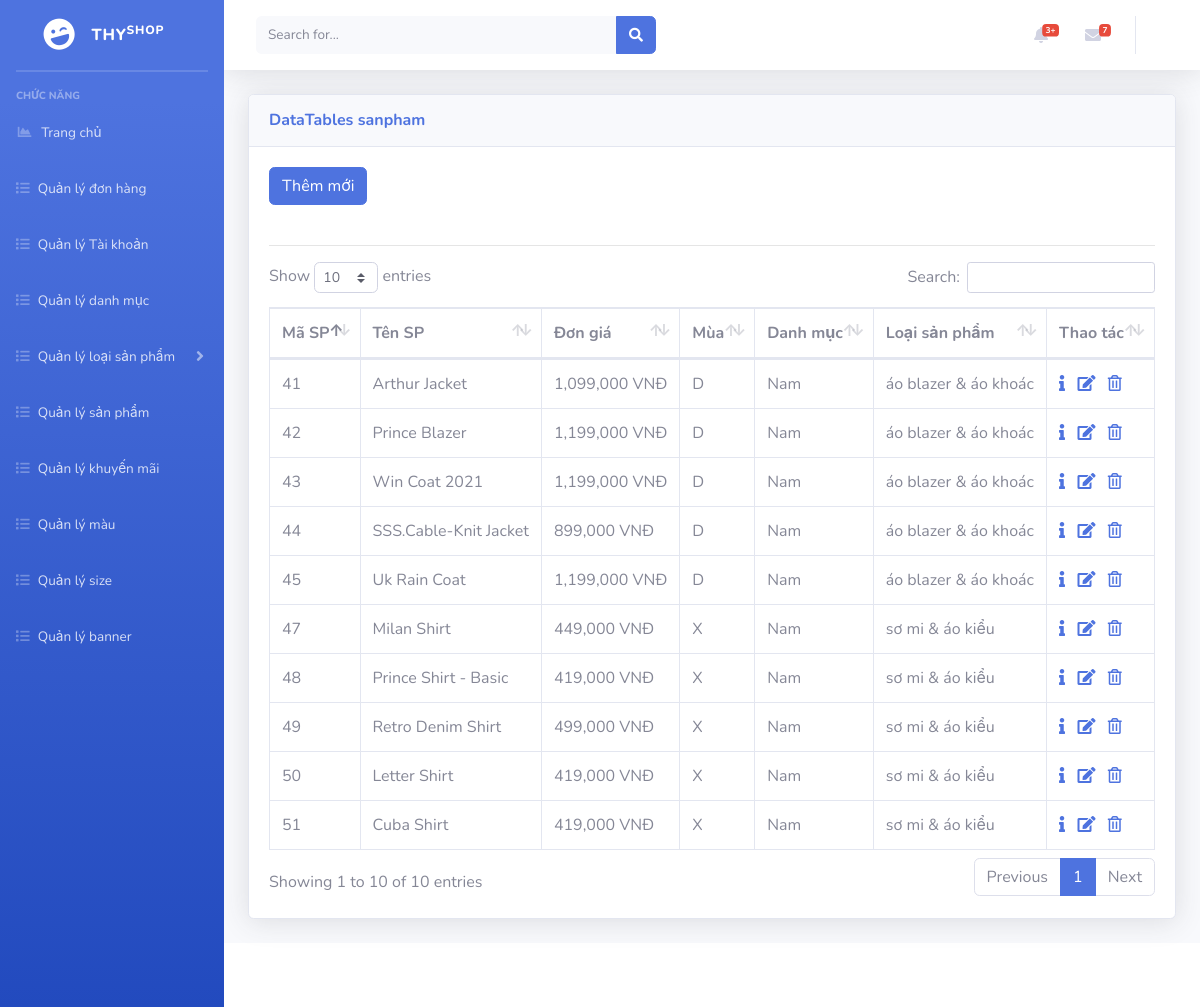
Screenshot of /admin/index.php?mod=sanpham (signed in) with the database file from the repository.
### tables this page shows
CREATE TABLE `sanpham` (
  `idSP` int(11) NOT NULL,
  `tenSP` varchar(100) NOT NULL,
  `donGia` decimal(10,0) NOT NULL,
  `mua` char(1) NOT NULL,
  `moTa` text NOT NULL,
  `trangThai` char(1) NOT NULL,
  `idLSP` int(11) NOT NULL
);

CREATE TABLE `loaisanpham` (
  `idLSP` int(11) NOT NULL,
  `tenLSP` varchar(200) NOT NULL,
  `trangThai` char(1) NOT NULL,
  `idDM` int(11) NOT NULL
);

CREATE TABLE `danhmuc` (
  `idDM` int(11) NOT NULL,
  `tenDM` varchar(200) NOT NULL,
  `trangThai` varchar(200) NOT NULL
);

### admin/models/connection.php (called while the page is built, shortened)
<?php
    class Connection{
        function __construct()
        {
            $server_name ="localhost";
            $username ="root";
            $password ="";
            $db_name ="shopthy";
            $this->conn = new mysqli($server_name,$username,$password,$db_name);
        }
    }
?>

### admin/models/model.php (called while the page is built, shortened)
<?php
 require_once('./models/connection.php');
class Model
{
    function __construct()
    {
        $conn_obj = new Connection();
        $this->conn = $conn_obj->conn;
    }
}
?>

### admin/controller/sanPhamController.php (called while the page is built, shortened)
<?php
require_once('./models/sanPhamModel.php');
class sanPhamController
{
    var $sp_model;
    public function __construct()
    {
        $this->sp_model = new sanPhamModel();
    }
    public function getAllSanPham()
    {
        $data = $this->sp_model->getAllSanPham();
        return $data;
    }
}

### admin/models/sanPhamModel.php (called while the page is built, shortened)
<?php
require_once('./models/model.php');
class sanPhamModel extends Model
{
    public function getAllSanPham()
    {
        $sql = "select * from sanpham where trangThai = 1";
        $rs = $this->conn->query($sql);
        $data = array();
        if ($rs->num_rows > 0) {
            while ($row = $rs->fetch_assoc()) {
                $data[] = $row;
            }
        }
        return $data;
    }
}

### admin/controller/loaiSanPhamController.php (called while the page is built, shortened)
<?php
    require_once('./models/loaiSanPhamModel.php');
    class loaiSanPhamController{
        var $lsp_model;
        public function __construct()
        {
            $this->lsp_model = new loaiSanPhamModel();
        }
        public function getTenLoaiSanPham($id){
            return $this->lsp_model->getTenLoaiSanPham($id);
        }
        public function getIdDanhmuc($id)
        {
            return $this->lsp_model->getIdDanhMuc($id);
        }
    }

### admin/models/loaiSanPhamModel.php (called while the page is built, shortened)
<?php
require_once("./models/model.php");
class loaiSanPhamModel extends Model
{
    public function getTenLoaiSanPham($id)
    {
        $query = "select tenLSP from loaisanpham where idLSP ='$id' ";
        $rs = $this->conn->query($query)->fetch_assoc();
        return $rs['tenLSP'];
    }
    public function getIdDanhMuc($id)
    {
        $query = "select idDM from loaisanpham where idLSP ='$id' ";
        $rs = $this->conn->query($query)->fetch_assoc();
        return $rs['idDM'];
    }
}

### admin/controller/danhMucController.php (called while the page is built, shortened)
<?php
require_once('./models/danhmucModel.php');
class danhMucController
{
    var $dm_model;
    public function __construct()
    {
        $this->dm_model = new DanhMucModel();
    }
    public function getTenDM($idDM)
    {
        $tenDM = $this->dm_model->getTenDM($idDM);
        return $tenDM;
    }
}

### admin/models/danhmucModel.php (called while the page is built, shortened)
<?php
require_once('./models/model.php');
class DanhMucModel extends Model
{
    public function getTenDM($idDM)
    {
        if ($idDM != null) {
            $sql = "select tenDM from danhmuc where idDM = '$idDM'";
            $rs = $this->conn->query($sql)->fetch_assoc();
            return $rs['tenDM'];
        }
    }
}

### admin/views/sanpham/sanphamView.php (the view, shortened to what this page needs)
<?php
    require_once('controller/sanPhamController.php');
    require_once('controller/loaiSanPhamController.php');
    require_once('controller/danhMucController.php');
    $sp_controller = new sanPhamController();
    $lsp_controller = new loaiSanPhamController();
    $dm_controller = new danhMucController();
    $data = $sp_controller->getAllSanPham();
?>
<a href="?mod=sanpham&act=add" type="button" class="btn btn-primary">Thêm mới</a>
<br>
<br>
<hr>
<?php
    if($data == null){ ?>
        <p>Không có sản phẩm nào</p>
<?php
    }
    else{
?>
<table class="table table-bordered" id="dataTable" width="100%" cellspacing="0">
    <thead>
        <tr>
        <th scope="col">Mã SP</th>
        <th scope="col">Tên SP</th>
        <th scope="col">Đơn giá</th>
        <th scope="col">Mùa</th>
        <th scope="col">Danh mục</th>
        <th scope="col">Loại sản phẩm</th>
        <th scope="col">Thao tác</th>
        </tr>
    </thead>
    <tbody>
        <?php foreach ($data as $row) { ?>
        <tr>
            <td><?= $row['idSP'] ?></td>
            <td><?= $row['tenSP'] ?></td>
            <td><?= number_format($row['donGia'], 0) ." VNĐ";  ?></td>
            <td><?= $row['mua'] ?></td>
            <td><?= $dm_controller->getTenDM($lsp_controller->getIdDanhmuc((int)$row['idLSP'])) ?></td>
            <td><?= $lsp_controller->getTenLoaiSanPham((int)$row['idLSP']) ?></td>
            <td>
                <a href="?mod=sanpham&act=detail&id=<?= $row['idSP'] ?>"><i class="fas fa-info"></i></a> &nbsp;
                <a href="?mod=sanpham&act=edit&id=<?= $row['idSP'] ?>"><i class="fas fa-edit"></i></a> &nbsp;
                <a href="?mod=sanpham&act=delete&id=<?= $row['idSP'] ?>" onclick="return confirm('Bạn có thật sự muốn xóa ?');">
                    <i class="far fa-trash-alt"></i>
                </a>
            </td>
        </tr>
        <?php } ?>
</table>
<?php
    }
?>

### rows the page displays
sanpham: idSP "41", tenSP "Arthur Jacket", donGia "1,099,000", mua "D", idLSP.tenDM "Nam", idLSP.tenLSP "áo blazer & áo khoác"
sanpham: idSP "42", tenSP "Prince Blazer", donGia "1,199,000", mua "D", idLSP.tenDM "Nam", idLSP.tenLSP "áo blazer & áo khoác"
sanpham: idSP "43", tenSP "Win Coat 2021", donGia "1,199,000", mua "D", idLSP.tenDM "Nam", idLSP.tenLSP "áo blazer & áo khoác"
sanpham: idSP "44", tenSP "SSS.Cable-Knit Jacket", donGia "899,000", mua "D", idLSP.tenDM "Nam", idLSP.tenLSP "áo blazer & áo khoác"
sanpham: idSP "45", tenSP "Uk Rain Coat", donGia "1,199,000", mua "D", idLSP.tenDM "Nam", idLSP.tenLSP "áo blazer & áo khoác"
sanpham: idSP "47", tenSP "Milan Shirt", donGia "449,000", mua "X", idLSP.tenDM "Nam", idLSP.tenLSP "sơ mi & áo kiểu"
sanpham: idSP "48", tenSP "Prince Shirt - Basic", donGia "419,000", mua "X", idLSP.tenDM "Nam", idLSP.tenLSP "sơ mi & áo kiểu"
sanpham: idSP "49", tenSP "Retro Denim Shirt", donGia "499,000", mua "X", idLSP.tenDM "Nam", idLSP.tenLSP "sơ mi & áo kiểu"
sanpham: idSP "50", tenSP "Letter Shirt", donGia "419,000", mua "X", idLSP.tenDM "Nam", idLSP.tenLSP "sơ mi & áo kiểu"
sanpham: idSP "51", tenSP "Cuba Shirt", donGia "419,000", mua "X", idLSP.tenDM "Nam", idLSP.tenLSP "sơ mi & áo kiểu"

### other values shown
$mod "sanpham"
